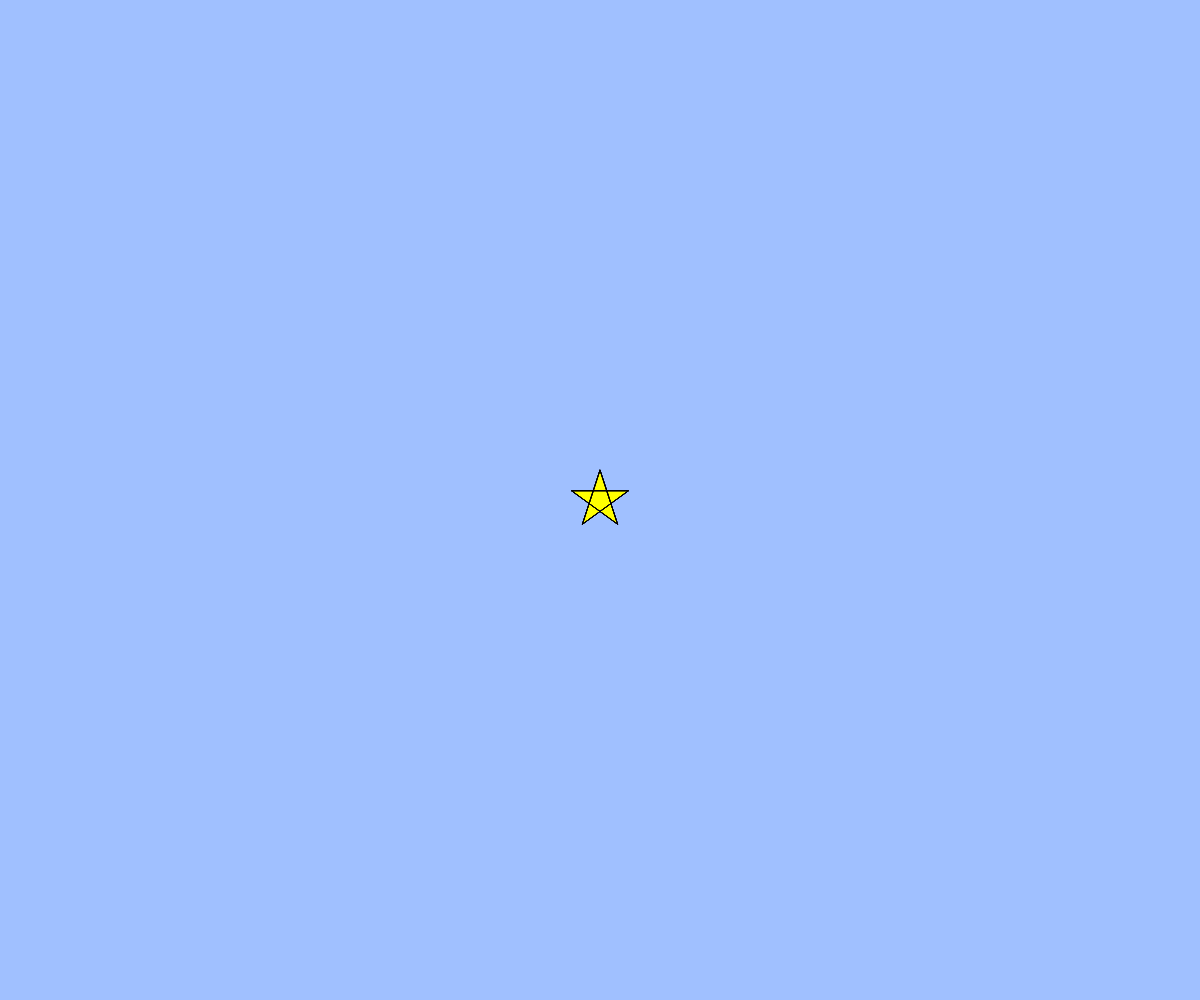
Frame 1 (no input)
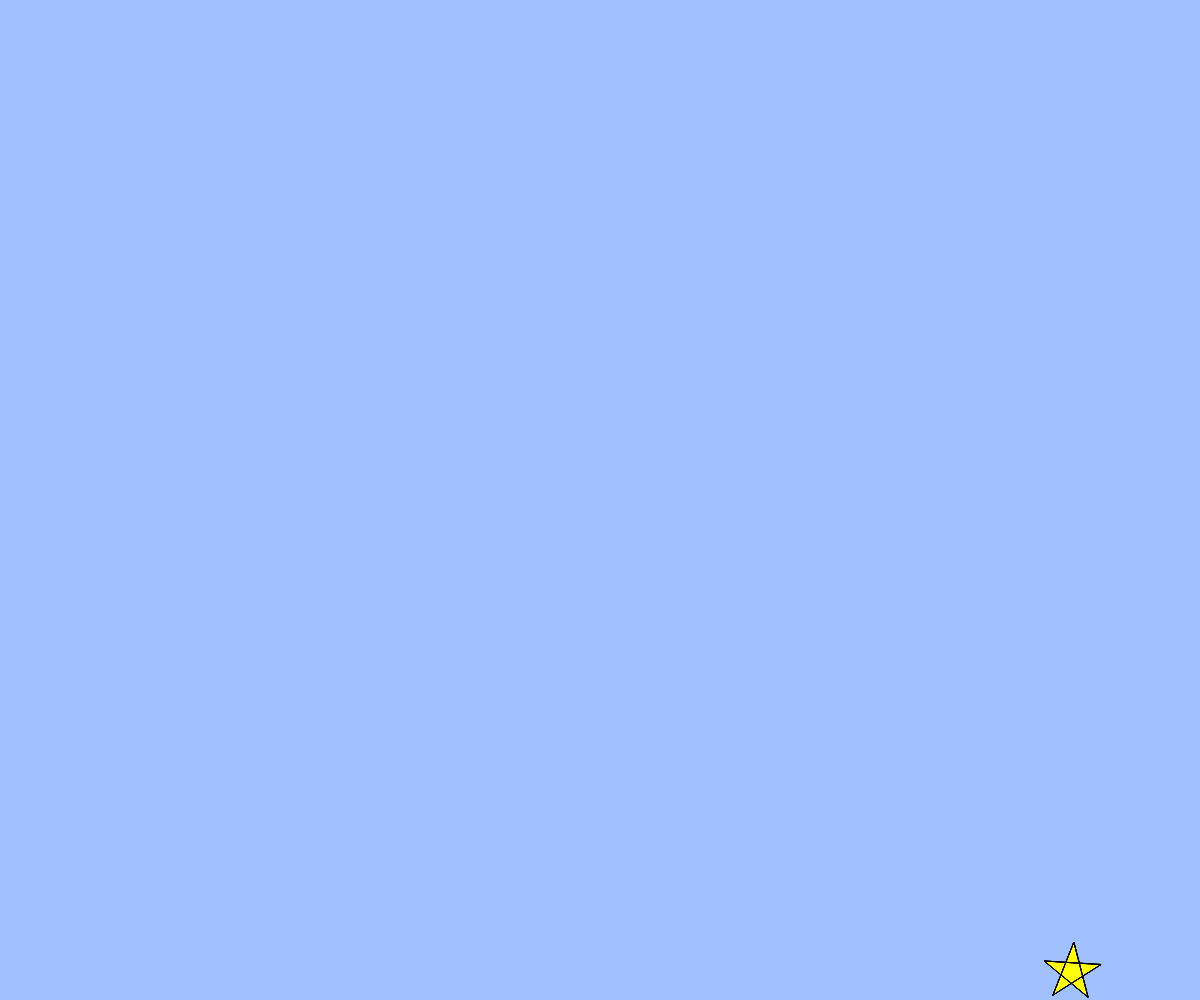
Frame 60 (no input)
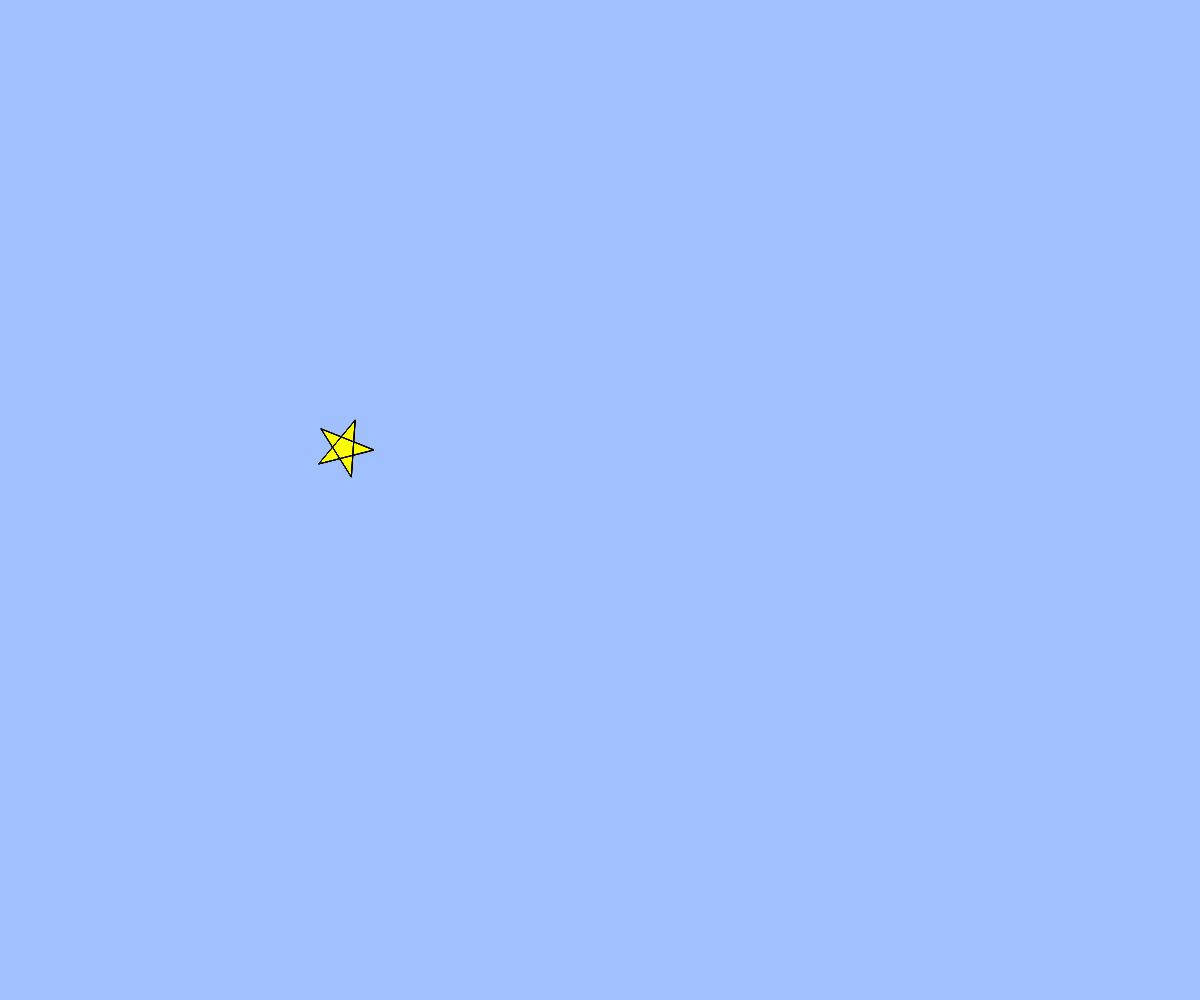
Frame 120 (the mouse pressed at the canvas centre since frame 60)

The p5.js sketch that drew these frames (run headless with seeded random() and noise() and a simulated clock; from frame 60 on, the mouse is pressed at the canvas centre):

// p5.js sketch
// ── sketch.js
// テキスト「アニメーション」
let x, y, vx, vy,angle;

function setup(){
  createCanvas(windowWidth, windowHeight);
  x = width / 2;
  y = height / 2;
  vx = 8;
  vy = 8;
  angle=0;
}

function draw(){
  background(160, 192, 255);
  fill(255,255,0);
  star(x, y, 30, angle);
  x += vx;
  y += vy;
  angle += 1 ;
  // BLANK[2] (hint: 作った star 関数を使います)

  // 端の処理パターン (1) 反対側から出てくる
  if(x > width){ x = 0; }
  else if(x < 0){ x = width; }
  if(y > height){ y = 0; }
  if(y < 0){ y = height; }
}

function star(cx, cy, r, angle){
  beginShape();
  for(var i = 0; i < 20; i++){
    var theta = TWO_PI * i * 2 / 5 -( HALF_PI + angle);
    // BLANK[1] (hint: angle 分だけ星を回転させるには？)
    var x = cx + cos(theta) * r;
    var y = cy + sin(theta) * r;
    vertex(x,y);
  }
  endShape(CLOSE);
}

function windowResized(){
  resizeCanvas(windowWidth, windowHeight);
}
